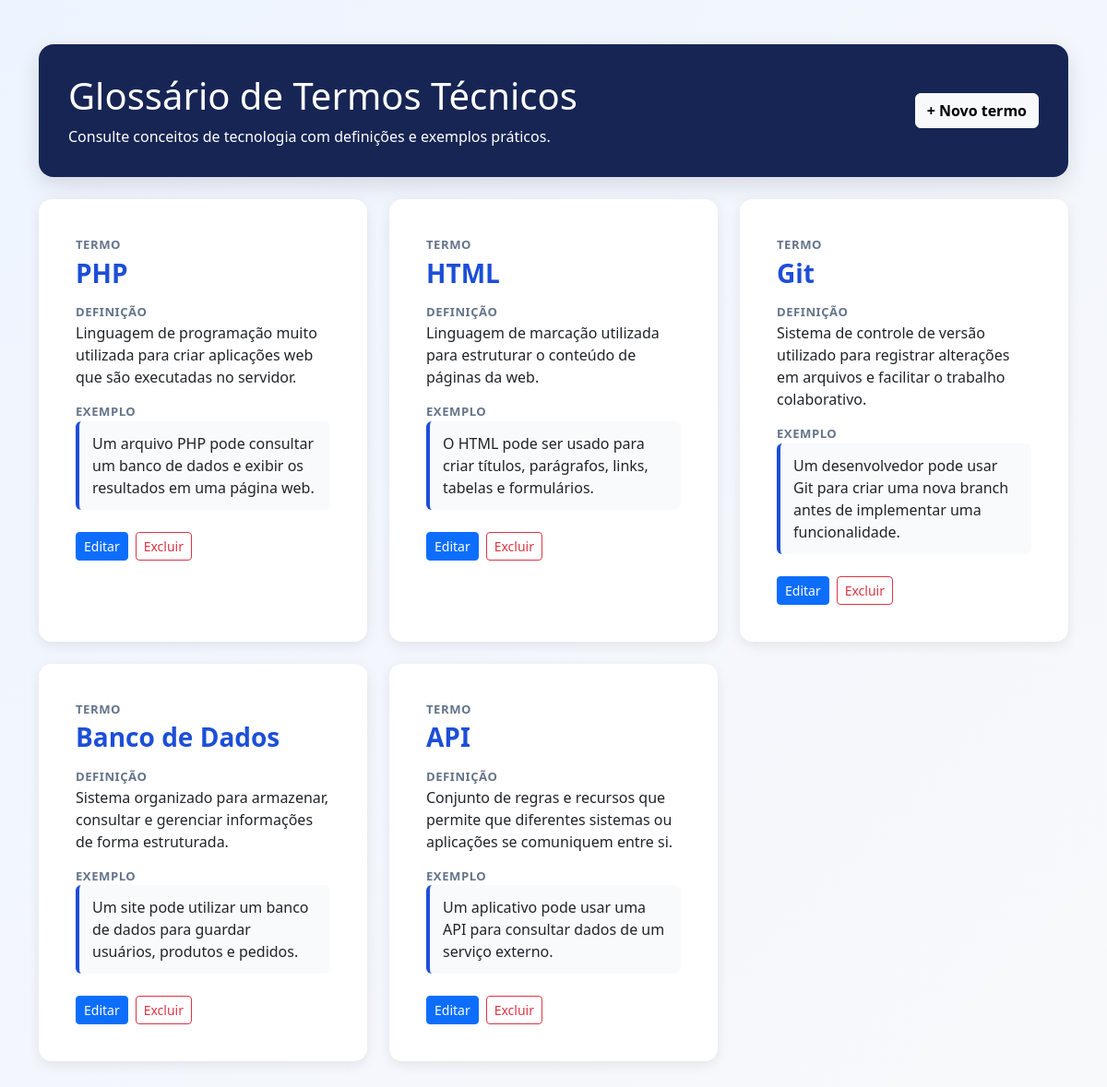
The page / on the database its author committed.
### tables this page shows
CREATE TABLE termos (
    id INT NOT NULL AUTO_INCREMENT,
    termo VARCHAR(100) NOT NULL,
    definicao TEXT NOT NULL,
    exemplo TEXT NOT NULL,
    PRIMARY KEY (id)
);

### index.php (the view, shortened to what this page needs)
<?php
require_once 'conexao.php';
$stmt = $pdo->query("SELECT * FROM termos ORDER BY id DESC");
$termos = $stmt->fetchAll(PDO::FETCH_ASSOC);
?>
<!DOCTYPE html>
<html lang="pt-BR">
<head>
    <link href="https://cdn.jsdelivr.net/npm/bootstrap@5.3.0/dist/css/bootstrap.min.css" rel="stylesheet">
</head>
<body>
<div class="container py-5">
    <div class="header-glossario mb-4">
        <div class="d-flex flex-column flex-md-row justify-content-between align-items-md-center gap-3">
            <div>
                <h1>Glossário de Termos Técnicos</h1>
                <p class="mb-0">Consulte conceitos de tecnologia com definições e exemplos práticos.</p>
            </div>
            <a href="criar.php" class="btn btn-light fw-semibold">
                + Novo termo
            </a>
        </div>
    </div>
    <?php if (count($termos) > 0): ?>
        <div class="row g-4">
            <?php foreach ($termos as $termo): ?>
                <div class="col-12 col-md-6 col-lg-4">
                    <div class="card termo-card p-4">
                        <div class="card-body">
                            <div class="rotulo mb-1">Termo</div>
                            <h3 class="termo-titulo mb-3">
                                <?= htmlspecialchars($termo['termo']) ?>
                            </h3>
                            <div class="rotulo">Definição</div>
                            <p class="mb-3">
                                <?= nl2br(htmlspecialchars($termo['definicao'])) ?>
                            </p>
                            <div class="rotulo">Exemplo</div>
                            <div class="exemplo mb-4">
                                <?= nl2br(htmlspecialchars($termo['exemplo'])) ?>
                            </div>
                            <div class="d-flex gap-2">
                                <a
                                    href="editar.php?id=<?= (int)$termo['id'] ?>"
                                    class="btn btn-primary btn-sm"
                                >
                                    Editar
                                </a>
                                <button
                                    onclick="confirmarExclusao(<?= (int)$termo['id'] ?>)"
                                    class="btn btn-outline-danger btn-sm"
                                >
                                    Excluir
                                </button>
                            </div>
                        </div>
                    </div>
                </div>
            <?php endforeach; ?>
        </div>
    <?php else: ?>
        <div class="alert alert-info shadow-sm">
            Nenhum termo foi cadastrado ainda. Clique em <strong>+ Novo termo</strong> para começar.
        </div>
    <?php endif; ?>
</div>
</body>
</html>

### index.php (style rules this page uses)
body { background: linear-gradient(135deg, #eef4ff, #f8f9fa); min-height: 100vh; }
.header-glossario { background: #172554; color: white; border-radius: 16px; padding: 32px; box-shadow: 0 8px 24px rgba(0,0,0,.12); }
.header-glossario h1 { margin-bottom: 8px; }
.termo-card { height: 100%; border: 0; border-radius: 14px; box-shadow: 0 4px 14px rgba(0,0,0,.08); transition: transform .2s ease, box-shadow .2s ease; }
.termo-titulo { color: #1d4ed8; font-weight: 700; }
.rotulo { font-size: .82rem; font-weight: 700; text-transform: uppercase; color: #64748b; letter-spacing: .04em; }
.exemplo { background: #f8fafc; border-left: 4px solid #1d4ed8; padding: 12px 14px; border-radius: 6px; }

### rows shown on the page
termos: termo "PHP", definicao "Linguagem de programação muito utilizada para criar aplicações web que são executadas no servidor.", exemplo "Um arquivo PHP pode consultar um banco de dados e exibir os resultados em uma página web."
termos: termo "HTML", definicao "Linguagem de marcação utilizada para estruturar o conteúdo de páginas da web.", exemplo "O HTML pode ser usado para criar títulos, parágrafos, links, tabelas e formulários."
termos: termo "Git", definicao "Sistema de controle de versão utilizado para registrar alterações em arquivos e facilitar o trabalho colaborativo.", exemplo "Um desenvolvedor pode usar Git para criar uma nova branch antes de implementar uma funcionalidade."
termos: termo "Banco de Dados", definicao "Sistema organizado para armazenar, consultar e gerenciar informações de forma estruturada.", exemplo "Um site pode utilizar um banco de dados para guardar usuários, produtos e pedidos."
termos: termo "API", definicao "Conjunto de regras e recursos que permite que diferentes sistemas ou aplicações se comuniquem entre si.", exemplo "Um aplicativo pode usar uma API para consultar dados de um serviço externo."
